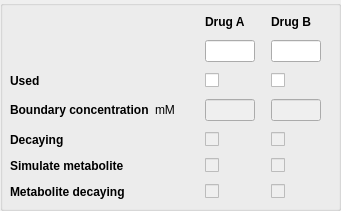
           <widget class="QGroupBox" name="groupBox_const2">
            <property name="geometry">
             <rect>
              <x>30</x>
              <y>240</y>
              <width>341</width>
              <height>211</height>
             </rect>
            </property>
            <property name="title">
             <string/>
            </property>
            <widget class="QWidget" name="gridLayoutWidget_4">
             <property name="geometry">
              <rect>
               <x>10</x>
               <y>10</y>
               <width>321</width>
               <height>195</height>
              </rect>
             </property>
             <layout class="QGridLayout" name="gridLayout_8">
              <item row="2" column="0">
               <widget class="QMyLabel" name="label_drugused">
                <property name="font">
                 <font>
                  <weight>75</weight>
                  <bold>true</bold>
                 </font>
                </property>
                <property name="text">
                 <string>Used</string>
                </property>
               </widget>
              </item>
              <item row="3" column="0">
               <widget class="QMyLabel" name="label_bdryconc">
                <property name="font">
                 <font>
                  <weight>75</weight>
                  <bold>true</bold>
                 </font>
                </property>
                <property name="text">
                 <string>Boundary concentration</string>
                </property>
               </widget>
              </item>
              <item row="3" column="1">
               <widget class="QLabel" name="units_bdryconc_2">
                <property name="text">
                 <string>mM</string>
                </property>
               </widget>
              </item>
              <item row="0" column="2">
               <widget class="QLabel" name="label_DRUG_A">
                <property name="sizePolicy">
                 <sizepolicy hsizetype="Expanding" vsizetype="Fixed">
                  <horstretch>0</horstretch>
                  <verstretch>0</verstretch>
                 </sizepolicy>
                </property>
                <property name="maximumSize">
                 <size>
                  <width>60</width>
                  <height>16777215</height>
                 </size>
                </property>
                <property name="font">
                 <font>
                  <weight>75</weight>
                  <bold>true</bold>
                 </font>
                </property>
                <property name="text">
                 <string>Drug A</string>
                </property>
               </widget>
              </item>
              <item row="2" column="2">
               <widget class="QCheckBox" name="cbox_USE_DRUG_A">
                <property name="maximumSize">
                 <size>
                  <width>60</width>
                  <height>16777215</height>
                 </size>
                </property>
                <property name="text">
                 <string/>
                </property>
                <property name="checked">
                 <bool>false</bool>
                </property>
               </widget>
              </item>
              <item row="3" column="2">
               <widget class="QLineEdit" name="line_DRUG_A_BDRY_CONC">
                <property name="enabled">
                 <bool>false</bool>
                </property>
                <property name="maximumSize">
                 <size>
                  <width>50</width>
                  <height>16777215</height>
                 </size>
                </property>
                <property name="alignment">
                 <set>Qt::AlignRight|Qt::AlignTrailing|Qt::AlignVCenter</set>
                </property>
               </widget>
              </item>
              <item row="0" column="3">
               <widget class="QLabel" name="label_DRUG_B">
                <property name="sizePolicy">
                 <sizepolicy hsizetype="Expanding" vsizetype="Fixed">
                  <horstretch>0</horstretch>
                  <verstretch>0</verstretch>
                 </sizepolicy>
                </property>
                <property name="maximumSize">
                 <size>
                  <width>60</width>
                  <height>16777215</height>
                 </size>
                </property>
                <property name="font">
                 <font>
                  <weight>75</weight>
                  <bold>true</bold>
                 </font>
                </property>
                <property name="text">
                 <string>Drug B</string>
                </property>
               </widget>
              </item>
              <item row="2" column="3">
               <widget class="QCheckBox" name="cbox_USE_DRUG_B">
                <property name="maximumSize">
                 <size>
                  <width>60</width>
                  <height>16777215</height>
                 </size>
                </property>
                <property name="text">
                 <string/>
                </property>
                <property name="checked">
                 <bool>false</bool>
                </property>
               </widget>
              </item>
              <item row="3" column="3">
               <widget class="QLineEdit" name="line_DRUG_B_BDRY_CONC">
                <property name="enabled">
                 <bool>false</bool>
                </property>
                <property name="maximumSize">
                 <size>
                  <width>50</width>
                  <height>16777215</height>
                 </size>
                </property>
                <property name="alignment">
                 <set>Qt::AlignRight|Qt::AlignTrailing|Qt::AlignVCenter</set>
                </property>
               </widget>
              </item>
              <item row="4" column="0">
               <widget class="QMyLabel" name="label_decay">
                <property name="font">
                 <font>
                  <weight>75</weight>
                  <bold>true</bold>
                 </font>
                </property>
                <property name="text">
                 <string>Decaying</string>
                </property>
               </widget>
              </item>
              <item row="4" column="2">
               <widget class="QCheckBox" name="cbox_DRUG_A_DECAY">
                <property name="enabled">
                 <bool>false</bool>
                </property>
                <property name="text">
                 <string/>
                </property>
                <property name="checked">
                 <bool>false</bool>
                </property>
               </widget>
              </item>
              <item row="4" column="3">
               <widget class="QCheckBox" name="cbox_DRUG_B_DECAY">
                <property name="enabled">
                 <bool>false</bool>
                </property>
                <property name="text">
                 <string/>
                </property>
               </widget>
              </item>
              <item row="5" column="0">
               <widget class="QLabel" name="label_metabolite">
                <property name="font">
                 <font>
                  <weight>75</weight>
                  <bold>true</bold>
                 </font>
                </property>
                <property name="text">
                 <string>Simulate metabolite</string>
                </property>
               </widget>
              </item>
              <item row="5" column="2">
               <widget class="QCheckBox" name="cbox_DRUG_A_SIMULATE_METABOLITE">
                <property name="enabled">
                 <bool>false</bool>
                </property>
                <property name="text">
                 <string/>
                </property>
               </widget>
              </item>
              <item row="5" column="3">
               <widget class="QCheckBox" name="cbox_DRUG_B_SIMULATE_METABOLITE">
                <property name="enabled">
                 <bool>false</bool>
                </property>
                <property name="text">
                 <string/>
                </property>
               </widget>
              </item>
              <item row="6" column="0">
               <widget class="QMyLabel" name="label_metabolite_decay">
                <property name="font">
                 <font>
                  <weight>75</weight>
                  <bold>true</bold>
                 </font>
                </property>
                <property name="text">
                 <string>Metabolite decaying</string>
                </property>
               </widget>
              </item>
              <item row="6" column="2">
               <widget class="QCheckBox" name="cbox_DRUG_A_METABOLITE_DECAY">
                <property name="enabled">
                 <bool>false</bool>
                </property>
                <property name="text">
                 <string/>
                </property>
                <property name="checked">
                 <bool>false</bool>
                </property>
               </widget>
              </item>
              <item row="6" column="3">
               <widget class="QCheckBox" name="cbox_DRUG_B_METABOLITE_DECAY">
                <property name="enabled">
                 <bool>false</bool>
                </property>
                <property name="text">
                 <string/>
                </property>
               </widget>
              </item>
              <item row="1" column="2">
               <widget class="QLineEdit" name="text_DRUG_A_NAME">
                <property name="enabled">
                 <bool>true</bool>
                </property>
                <property name="maximumSize">
                 <size>
                  <width>50</width>
                  <height>16777215</height>
                 </size>
                </property>
                <property name="text">
                 <string/>
                </property>
                <property name="alignment">
                 <set>Qt::AlignRight|Qt::AlignTrailing|Qt::AlignVCenter</set>
                </property>
                <property name="readOnly">
                 <bool>true</bool>
                </property>
               </widget>
              </item>
              <item row="1" column="3">
               <widget class="QLineEdit" name="text_DRUG_B_NAME">
                <property name="enabled">
                 <bool>true</bool>
                </property>
                <property name="maximumSize">
                 <size>
                  <width>50</width>
                  <height>16777215</height>
                 </size>
                </property>
                <property name="text">
                 <string/>
                </property>
                <property name="alignment">
                 <set>Qt::AlignRight|Qt::AlignTrailing|Qt::AlignVCenter</set>
                </property>
                <property name="readOnly">
                 <bool>true</bool>
                </property>
               </widget>
              </item>
             </layout>
            </widget>
           </widget>
